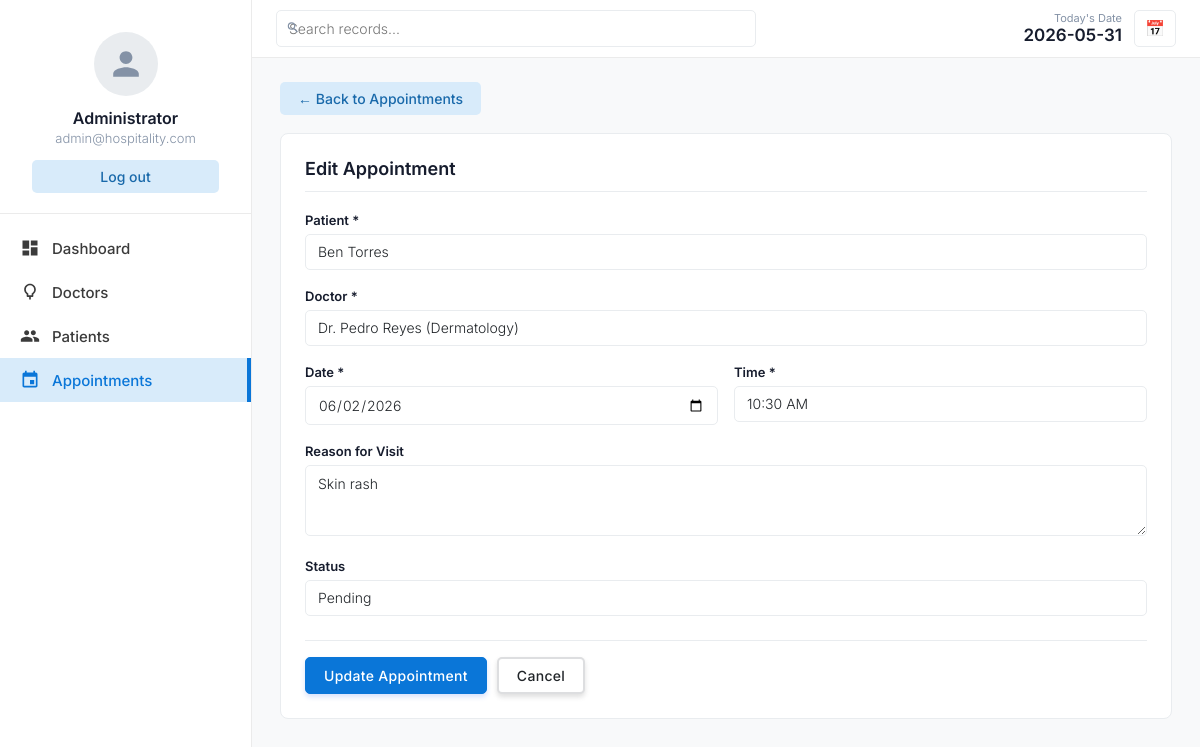
The app's page /appointments/edit.php?id=2 with its own data.
### tables this page shows
CREATE TABLE appointmenttb (
    id       INT(11)           NOT NULL AUTO_INCREMENT,
    pid      INT(11)           NOT NULL,
    did      INT(11)           NOT NULL,
    apdate   DATE              NOT NULL,
    aptime   TIME              NOT NULL,
    reason   TEXT              DEFAULT NULL,
    status   ENUM('Pending')   NOT NULL DEFAULT 'Pending',

    PRIMARY KEY (id),
    FOREIGN KEY (pid) REFERENCES patreg(id) ON DELETE CASCADE,
    FOREIGN KEY (did) REFERENCES doctb(id)  ON DELETE CASCADE
);

CREATE TABLE patreg (
    id         INT(11)                          NOT NULL AUTO_INCREMENT,
    fname      VARCHAR(50)                      NOT NULL,
    lname      VARCHAR(50)                      NOT NULL,
    email      VARCHAR(100)                     NOT NULL,
    password   VARCHAR(255)                     NOT NULL DEFAULT '',   
    contact    VARCHAR(15)                      NOT NULL,
    gender     ENUM('Male', 'Female', 'Other')  NOT NULL DEFAULT 'Other',
    created_at DATETIME                         NOT NULL DEFAULT CURRENT_TIMESTAMP,
    PRIMARY KEY (id)
);

CREATE TABLE doctb (
    id         INT(11)       NOT NULL AUTO_INCREMENT,
    name       VARCHAR(100)  NOT NULL,
    email      VARCHAR(100)  NOT NULL,
    password   VARCHAR(255)  NOT NULL DEFAULT '',   
    spec_id    INT(11)       NOT NULL,
    docFees    DECIMAL(10,2) NOT NULL DEFAULT 0.00,
    created_at DATETIME      NOT NULL DEFAULT CURRENT_TIMESTAMP,
    PRIMARY KEY (id),
    FOREIGN KEY (spec_id) REFERENCES specialtb(id) ON DELETE RESTRICT
);

CREATE TABLE specialtb (
    id             INT(11)      NOT NULL AUTO_INCREMENT,
    specialization VARCHAR(100) NOT NULL,
    PRIMARY KEY (id)
);

### src/appointments/edit.php (the view, shortened to what this page needs)
<?php
require_once "../includes/db.php";
$id = (int) $_GET['id'];
$result = mysqli_query($conn, "SELECT * FROM appointmenttb WHERE id = $id");
$appt   = mysqli_fetch_assoc($result);
$patients_result = mysqli_query($conn, "SELECT id, fname, lname FROM patreg ORDER BY lname ASC");
$doctors_result  = mysqli_query($conn,
    "SELECT doctb.id, doctb.name, specialtb.specialization
     FROM doctb LEFT JOIN specialtb ON doctb.spec_id = specialtb.id ORDER BY doctb.name ASC"
);
function getAllowedSlots(): array {
    $slots = [];
    for ($h = 7; $h <= 11; $h++) {
        $slots['morning'][] = sprintf('%02d:00', $h);
        $slots['morning'][] = sprintf('%02d:30', $h);
    }
    $slots['morning'] = array_filter($slots['morning'], fn($t) => $t <= '11:30');
    for ($h = 13; $h <= 17; $h++) {
        $slots['afternoon'][] = sprintf('%02d:00', $h);
        $slots['afternoon'][] = sprintf('%02d:30', $h);
    }
    $slots['afternoon'] = array_filter($slots['afternoon'], fn($t) => $t <= '17:30');
    return $slots;
}
function toDisplay(string $t): string {
    $h = (int) substr($t, 0, 2);
    $m = substr($t, 3, 2);
    $period = ($h >= 12) ? 'PM' : 'AM';
    $h12    = ($h > 12) ? ($h - 12) : $h;
    return "$h12:$m $period";
}
$slots = getAllowedSlots();
?>
<?php require_once "../includes/header.php"; ?>
<a href="index.php" class="back-link">← Back to Appointments</a>
<div class="form-card">
    <h3>Edit Appointment</h3>
    <form action="" method="POST" onsubmit="return validateForm()">
        <div class="form-group">
            <label for="pid">Patient *</label>
            <select name="pid" id="pid">
                <?php while ($p = mysqli_fetch_assoc($patients_result)): ?>
                    <option value="<?php echo $p['id']; ?>" <?php echo ($appt['pid'] == $p['id']) ? 'selected' : ''; ?>>
                        <?php echo htmlspecialchars($p['fname'] . ' ' . $p['lname']); ?>
                    </option>
                <?php endwhile; ?>
            </select>
        </div>
        <div class="form-group">
            <label for="did">Doctor *</label>
            <select name="did" id="did">
                <?php while ($d = mysqli_fetch_assoc($doctors_result)): ?>
                    <option value="<?php echo $d['id']; ?>" <?php echo ($appt['did'] == $d['id']) ? 'selected' : ''; ?>>
                        <?php echo htmlspecialchars($d['name'] . ' (' . $d['specialization'] . ')'); ?>
                    </option>
                <?php endwhile; ?>
            </select>
        </div>
        <div class="form-row">
            <div class="form-group">
                <label for="apdate">Date *</label>
                <input type="date" name="apdate" id="apdate" value="<?php echo $appt['apdate']; ?>">
            </div>
            <div class="form-group">
                <label for="aptime">Time *</label>
                <select name="aptime" id="aptime">
                    <optgroup label="Morning (7:00 AM – 11:30 AM)">
                        <?php foreach ($slots['morning'] as $t): ?>
                            <option value="<?php echo $t; ?>" <?php echo ($appt['aptime'] === $t || substr($appt['aptime'], 0, 5) === $t) ? 'selected' : ''; ?>><?php echo toDisplay($t); ?></option>
                        <?php endforeach; ?>
                    </optgroup>
                </select>
            </div>
        </div>
        <div class="form-group">
            <label for="reason">Reason for Visit</label>
            <textarea name="reason" id="reason" rows="3"><?php echo htmlspecialchars($appt['reason']); ?></textarea>
        </div>
        <div class="form-group">
            <label for="status">Status</label>
            <select name="status" id="status">
                <?php foreach (['Pending','Confirmed','Completed','Cancelled'] as $s): ?>
                    <option value="<?php echo $s; ?>" <?php echo ($appt['status'] === $s) ? 'selected' : ''; ?>><?php echo $s; ?></option>
                <?php endforeach; ?>
            </select>
        </div>
        <div class="form-actions">
            <button type="submit" class="btn btn-primary">Update Appointment</button>
            <a href="index.php" class="btn btn-gray">Cancel</a>
        </div>
    </form>
</div>
<?php require_once "../includes/footer.php"; ?>

### src/css/style.css (style rules this page uses)
:root { --primary: #0A76D8; --primary-hover: #006dd3; --primary-soft: #D8EBFA; --primary-text: #1969AA; --sidebar-border: #ebebeb; --text-dark: #161c2d; --text-muted: #8492a6; --text-body: #212529; --bg-body: #f8f9fa; --white: #ffffff; --border: #e9ecef; --danger: #dc3545; --danger-soft: #fce8ea; --success-soft: #e8f5e9; --success-text: #1b5e20; --scrollbar: #888; }
* { margin: 0; padding: 0; box-sizing: border-box; }
body { font-family: 'Inter', sans-serif; background-color: var(--bg-body); color: var(--text-body); display: flex; height: 100vh; overflow: hidden; }
.btn { display: inline-flex; align-items: center; gap: 6px; padding: 8px 18px; border: none; border-radius: 5px; font-size: 14px; font-weight: 500; cursor: pointer; text-decoration: none; font-family: 'Inter', sans-serif; transition: all 0.2s; letter-spacing: 0.3px; }
.btn-primary { background-color: var(--primary); color: var(--white); border: 1px solid var(--primary); box-shadow: 0 3px 5px rgba(57,108,240,0.2); }
.btn-gray { background-color: var(--white); color: var(--text-body); border: 2px solid #c9cbce9f; box-shadow: 0 3px 5px rgba(95,95,97,0.2); }
.form-card { background-color: var(--white); border: 1px solid var(--border); border-radius: 8px; padding: 24px; margin-bottom: 20px; }
.form-card h3 { font-size: 18px; font-weight: 600; color: var(--text-dark); margin-bottom: 20px; padding-bottom: 12px; border-bottom: 1px solid var(--border); }
.form-group { margin-bottom: 18px; }
label { display: block; font-size: 13px; font-weight: 600; margin-bottom: 6px; color: var(--text-dark); }
input[type="text"], input[type="date"], input[type="time"], input[type="email"], input[type="password"], select, textarea { width: 100%; padding: 9px 12px; border: 1px solid var(--border); border-radius: 5px; font-size: 14px; font-family: 'Inter', sans-serif; font-weight: 300; color: var(--text-body); background-color: var(--white); outline: none; transition: border-color 0.15s; -webkit-appearance: none; appearance: none; }
.form-row { display: flex; gap: 16px; }
.form-row .form-group { flex: 1; }
.form-actions { display: flex; gap: 10px; margin-top: 24px; padding-top: 16px; border-top: 1px solid var(--border); }
.back-link { display: inline-flex; align-items: center; gap: 6px; margin-bottom: 18px; padding: 8px 18px; background-color: var(--primary-soft); color: var(--primary-text); text-decoration: none; border-radius: 5px; font-size: 14px; font-weight: 500; transition: all 0.2s; }

### records on screen
appointmenttb: pid "Ben Torres", did "Dr. Pedro Reyes (Dermatology)", apdate "06/02/2026", aptime "10:30 AM", reason "Skin rash", status "Pending"
